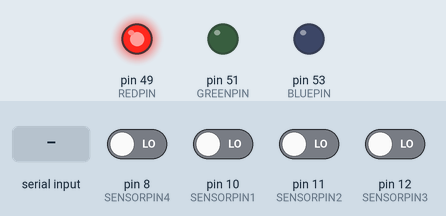
Bench run of a sketch on a simulated Arduino Mega 2560, built with avr-gcc and run on an emulated ATmega2560. Shown: output pins drawn as LEDs (lit = HIGH). Inputs (shaded band) come from the test bench; at power-on: pin 8 (SENSORPIN4), pin 10 (SENSORPIN1), pin 11 (SENSORPIN2), pin 12 (SENSORPIN3) LOW. What the sketch prints to the serial monitor is not drawn.

Above: at 1.2 s.
1.3 s: "1\n" received over Serial
At 1.7 s:
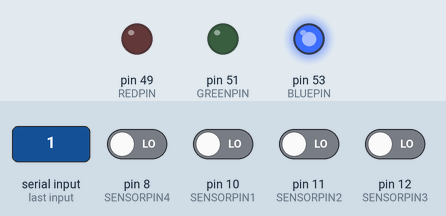
2.8 s: "90,45\n" received over Serial
At 4.2 s:
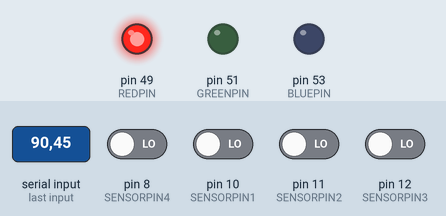
Timing chart, 0 to 5.8 s (numbered marks = the images above; inputs shaded):
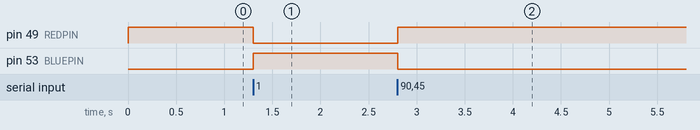

Measured:
- after the input at 1.3 s, pin 49 (REDPIN): HIGH → LOW at once; pin 53 (BLUEPIN): LOW → HIGH at once
- after the input at 2.8 s, pin 49 (REDPIN): LOW → HIGH at once; pin 53 (BLUEPIN): HIGH → LOW at once

The sketch:

Ball_Speed_Detection.ino
```cpp
//#include <SPI.h>
//#include <Wire.h>
#include <IRremote.h>

#define PIN_IR 9
#define PIN_IR2 12

#define SENSORPIN1 10 //Sensor 1 is on the front bottom
#define SENSORPIN2 11 //Sensor 2 is on the back bottom
#define SENSORPIN3 12 //Sensor 3 is on the front top
#define SENSORPIN4 8 //Sensor 4 is on the back top

#define REDPIN 49
#define GREENPIN 51
#define BLUEPIN 53

IRsend irsend;


const byte numChars = 32;
char receivedChars[numChars];   // an array to store the received data

boolean newData = false;

int dataNumber = 0;             // new for this version


long end_time; // When Sensor 2 is triggered
long start_time; // When Sensor 1 is triggered
long elapsed_time; // End time minus start time

float ball_speed1; // Speed calculated
float ball_speed2; // Speed calculated

int trigger1 = 0; // Sensor 1
int trigger2 = 0; // Sensor 2
int trigger3 = 0; // Sensor 3
int trigger4 = 0; // Sensor 4

int target;

int sensor1State; // Sensor 1 status
int sensor2State; // Sensor 2 status
int sensor3State; // Sensor 3 status
int sensor4State; // Sensor 4 status

void setup() {
  pinMode(REDPIN, OUTPUT);
  pinMode(GREENPIN, OUTPUT);
  pinMode(BLUEPIN, OUTPUT);
  pinMode(SENSORPIN1, INPUT); // Sensor 1 as input
//  digitalWrite(SENSORPIN1, HIGH); // Turn on the pullup
  pinMode(SENSORPIN2, INPUT); // Sensor 2 as input
//  digitalWrite(SENSORPIN2, HIGH); // Turn on the pullup
  pinMode(SENSORPIN3, INPUT); // Sensor 2 as input
  pinMode(SENSORPIN4, INPUT); // Sensor 2 as input
  Serial.begin(9600);
//  while (! Serial);
  Serial.println("Target 1 = 1; Target 2 = 2");
  irsend.enableIROut(38);
  irsend.mark(0);

}

// Function to determine speed
void speed()
{
  // subtract end time from start time to get total time
  elapsed_time = (end_time - start_time);

  // convert mm/s to m/s
  ball_speed1 = ((224000.00 / elapsed_time));
  ball_speed2 = ball_speed1*3.6;

    Serial.println("GOAL!");
    Serial.print("Ball Speed (m/s) = ");
    Serial.println(ball_speed1);
    Serial.print("Ball Speed (km/h) = ");
    Serial.println(ball_speed2);
    Serial.println();
}

void loop() {

  recvWithEndMarker();
//  showNewNumber();

  if (target == 1)
  {
  digitalWrite(REDPIN, LOW);
  digitalWrite(GREENPIN, LOW);
  digitalWrite(BLUEPIN, HIGH);

  // Read the state of the IR sensor 1;
  sensor1State = digitalRead(SENSORPIN1);
  sensor3State = digitalRead(SENSORPIN3);

  // See if IR beam of sensor 1 has been broken
  if (sensor1State == HIGH || sensor3State == HIGH) {

    // Check to make sure both sensors have not triggered
    if ((trigger1 == 0 && trigger2 == 0) && (trigger3 == 0 && trigger4 == 0)) {

      // Save time when sensor 1 was triggered
      start_time = micros();

      // Prevent sensor 1 from triggering again
      trigger1 = 1;
      trigger3 = 1;
    }
  }

  // Read the state of the IR sensor 2:
  sensor2State = digitalRead(SENSORPIN2);
  sensor4State = digitalRead(SENSORPIN4);

  // See if IR beam of sensor 2 has been broken
  if (sensor2State == HIGH || sensor4State == HIGH) {

    // Check to make sure sensor 1 has triggered but not sensor2
    if ((trigger2 == 0 && trigger1 == 1) && (trigger4 == 0 && trigger3 == 1)) {

      // Save time when sensor 2 was triggered
      end_time = micros();

      digitalWrite(REDPIN, LOW);
      digitalWrite(GREENPIN, HIGH);
      digitalWrite(BLUEPIN, LOW);

      // Run speed function
      speed();

      // Prevent sensor 2 from triggering again
      trigger2 = 1;
      trigger4 = 1;
    }
    delay(2000);

    // Reset both sensors
    trigger1 = 0;
    trigger2 = 0;
    trigger3 = 0;
    trigger4 = 0;
  }
  }

  else{
  digitalWrite(REDPIN, HIGH);
  digitalWrite(GREENPIN, LOW);
  digitalWrite(BLUEPIN, LOW);
  }
}

void recvWithEndMarker() {
    static byte ndx = 0;
    char endMarker = '\n';
    char rc;

    if (Serial.available() > 0) {
        rc = Serial.read();

        if (rc != endMarker) {
            receivedChars[ndx] = rc;
            ndx++;
            if (ndx >= numChars) {
                ndx = numChars - 1;
            }
        }
        else {
            receivedChars[ndx] = '\0'; // terminate the string
            ndx = 0;
            newData = true;
            dataNumber = 0;             // new for this version
            dataNumber = atoi(receivedChars);   // new for this version
            target = dataNumber;
            newData = false;
        }
    }
}

//void showNewNumber() {
//    if (newData == true) {
//        dataNumber = 0;             // new for this version
//        dataNumber = atoi(receivedChars);   // new for this version
////        Serial.print("This just in ... ");
////        Serial.println(receivedChars);
////        Serial.print("Data as Number ... ");    // new for this version
////        Serial.println(dataNumber);     // new for this version
//        target = dataNumber;
//        newData = false;
//    }
//}
```
